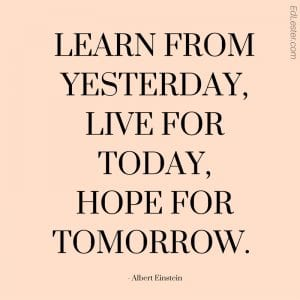
#> input picture Quote.jpg, 300 x 300 px, found by its file name
$ python Text_Extraction.py
#> lines starting #> are read from the running program, lines starting #| are printed output that depends on the picture
import cv2
import numpy as np
import pytesseract
from PIL import Image

# Path of image
src_path = "/Users/priyambasu/desktop/"

def get_string(img_path):
    # Read image with opencv
#> called with img_path = '/Users/priyambasu/desktop/Quote.jpg'
    img = cv2.imread(img_path)
#> img is the input picture: shape (300, 300, 3); mean B, G, R 189, 208.3, 237.3

    # Convert to gray
    img = cv2.cvtColor(img, cv2.COLOR_BGR2GRAY)
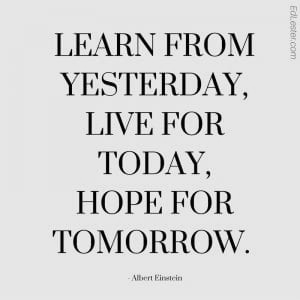
#> img: shape (300, 300); min 0, max 252, mean 214.7

    # Apply dilation and erosion to remove some noise
    kernel = np.ones((1, 1), np.uint8)
    img = cv2.dilate(img, kernel, iterations=1)
    img = cv2.erode(img, kernel, iterations=1)

    # Write image after removed noise
    cv2.imwrite(src_path + "removed_noise.png", img)

    #  Apply threshold to get image with only black and white
    #img = cv2.adaptiveThreshold(img, 255, cv2.ADAPTIVE_THRESH_GAUSSIAN_C, cv2.THRESH_BINARY, 31, 2)

    # Write the image after apply opencv to do some ...
    cv2.imwrite(src_path + "thres.png", img)

    # Recognize text with tesseract for python
#> (the run stopped early here; a loop or call above may not have finished)
